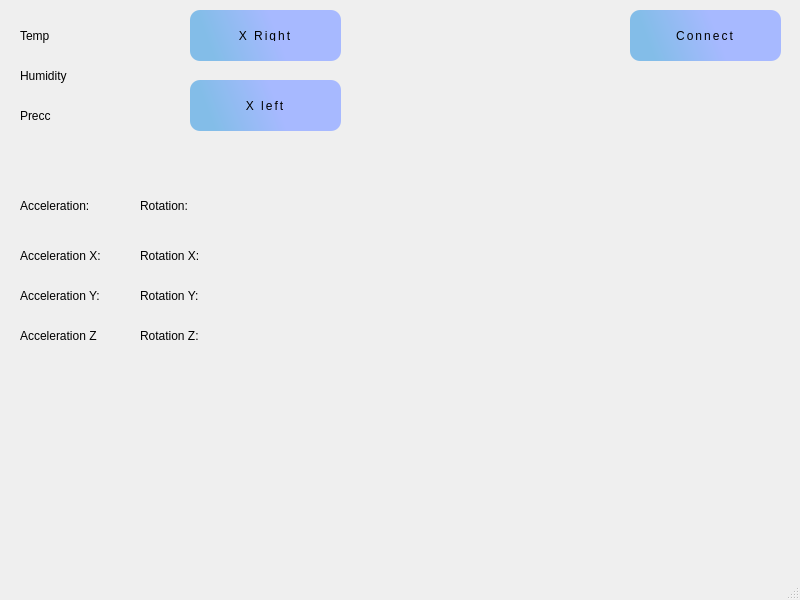
<?xml version="1.0" encoding="UTF-8"?>
<ui version="4.0">
 <class>MainWindow</class>
 <widget class="QMainWindow" name="MainWindow">
  <property name="geometry">
   <rect>
    <x>0</x>
    <y>0</y>
    <width>800</width>
    <height>600</height>
   </rect>
  </property>
  <property name="windowTitle">
   <string>MainWindow</string>
  </property>
  <widget class="QWidget" name="centralwidget">
   <widget class="QLabel" name="temp">
    <property name="geometry">
     <rect>
      <x>20</x>
      <y>20</y>
      <width>111</width>
      <height>31</height>
     </rect>
    </property>
    <property name="text">
     <string>Temp</string>
    </property>
   </widget>
   <widget class="QLabel" name="humi">
    <property name="enabled">
     <bool>true</bool>
    </property>
    <property name="geometry">
     <rect>
      <x>20</x>
      <y>60</y>
      <width>111</width>
      <height>31</height>
     </rect>
    </property>
    <property name="text">
     <string>Humidity</string>
    </property>
   </widget>
   <widget class="QLabel" name="prec">
    <property name="geometry">
     <rect>
      <x>20</x>
      <y>100</y>
      <width>111</width>
      <height>31</height>
     </rect>
    </property>
    <property name="text">
     <string>Precc</string>
    </property>
   </widget>
   <widget class="QPushButton" name="connetc">
    <property name="geometry">
     <rect>
      <x>610</x>
      <y>0</y>
      <width>191</width>
      <height>71</height>
     </rect>
    </property>
    <property name="styleSheet">
     <string notr="true">  text-decoration: none;
  display: inline-block;
  color: black;
  padding: 20px 30px;
  margin: 10px 20px;
  border-radius: 10px;
  font-family: 'Montserrat', sans-serif;
  text-transform: uppercase;
  letter-spacing: 2px;
  background: qlineargradient(spread:pad, x1:0.920364, y1:0.585, x2:0.125, y2:0.6875, stop:0.403409 rgba(167, 185, 255, 255), stop:0.994318 rgba(131, 189, 232, 255));
  box-shadow: 0 0 20px rgba(0, 0, 0, .1);</string>
    </property>
    <property name="text">
     <string>Connect</string>
    </property>
   </widget>
   <widget class="QPushButton" name="x_left">
    <property name="geometry">
     <rect>
      <x>170</x>
      <y>70</y>
      <width>191</width>
      <height>71</height>
     </rect>
    </property>
    <property name="styleSheet">
     <string notr="true">  text-decoration: none;
  display: inline-block;
  color: black;
  padding: 20px 30px;
  margin: 10px 20px;
  border-radius: 10px;
  font-family: 'Montserrat', sans-serif;
  text-transform: uppercase;
  letter-spacing: 2px;
  background: qlineargradient(spread:pad, x1:0.920364, y1:0.585, x2:0.125, y2:0.6875, stop:0.403409 rgba(167, 185, 255, 255), stop:0.994318 rgba(131, 189, 232, 255));
  box-shadow: 0 0 20px rgba(0, 0, 0, .1);</string>
    </property>
    <property name="text">
     <string>X left</string>
    </property>
   </widget>
   <widget class="QPushButton" name="x_right">
    <property name="geometry">
     <rect>
      <x>170</x>
      <y>0</y>
      <width>191</width>
      <height>71</height>
     </rect>
    </property>
    <property name="styleSheet">
     <string notr="true">  text-decoration: none;
  display: inline-block;
  color: black;
  padding: 20px 30px;
  margin: 10px 20px;
  border-radius: 10px;
  font-family: 'Montserrat', sans-serif;
  text-transform: uppercase;
  letter-spacing: 2px;
  background: qlineargradient(spread:pad, x1:0.920364, y1:0.585, x2:0.125, y2:0.6875, stop:0.403409 rgba(167, 185, 255, 255), stop:0.994318 rgba(131, 189, 232, 255));
  box-shadow: 0 0 20px rgba(0, 0, 0, .1);</string>
    </property>
    <property name="text">
     <string>X Right</string>
    </property>
   </widget>
   <widget class="QLabel" name="Acceleration">
    <property name="geometry">
     <rect>
      <x>20</x>
      <y>190</y>
      <width>111</width>
      <height>31</height>
     </rect>
    </property>
    <property name="text">
     <string>Acceleration:</string>
    </property>
   </widget>
   <widget class="QLabel" name="Acceleration_X">
    <property name="geometry">
     <rect>
      <x>20</x>
      <y>240</y>
      <width>111</width>
      <height>31</height>
     </rect>
    </property>
    <property name="text">
     <string>Acceleration X: </string>
    </property>
   </widget>
   <widget class="QLabel" name="Acceleration_Y">
    <property name="geometry">
     <rect>
      <x>20</x>
      <y>280</y>
      <width>111</width>
      <height>31</height>
     </rect>
    </property>
    <property name="text">
     <string>Acceleration Y:</string>
    </property>
   </widget>
   <widget class="QLabel" name="Acceleration_Z">
    <property name="geometry">
     <rect>
      <x>20</x>
      <y>320</y>
      <width>111</width>
      <height>31</height>
     </rect>
    </property>
    <property name="text">
     <string>Acceleration Z</string>
    </property>
   </widget>
   <widget class="QLabel" name="Rotation">
    <property name="geometry">
     <rect>
      <x>140</x>
      <y>190</y>
      <width>111</width>
      <height>31</height>
     </rect>
    </property>
    <property name="text">
     <string>Rotation:</string>
    </property>
   </widget>
   <widget class="QLabel" name="Rotation_X">
    <property name="geometry">
     <rect>
      <x>140</x>
      <y>240</y>
      <width>111</width>
      <height>31</height>
     </rect>
    </property>
    <property name="text">
     <string>Rotation X:</string>
    </property>
   </widget>
   <widget class="QLabel" name="Rotation_Y">
    <property name="geometry">
     <rect>
      <x>140</x>
      <y>280</y>
      <width>111</width>
      <height>31</height>
     </rect>
    </property>
    <property name="text">
     <string>Rotation Y:</string>
    </property>
   </widget>
   <widget class="QLabel" name="Rotation_Z">
    <property name="geometry">
     <rect>
      <x>140</x>
      <y>320</y>
      <width>111</width>
      <height>31</height>
     </rect>
    </property>
    <property name="text">
     <string>Rotation Z:</string>
    </property>
   </widget>
  </widget>
  <widget class="QMenuBar" name="menubar">
   <property name="geometry">
    <rect>
     <x>0</x>
     <y>0</y>
     <width>800</width>
     <height>21</height>
    </rect>
   </property>
  </widget>
  <widget class="QStatusBar" name="statusbar"/>
 </widget>
 <resources/>
 <connections/>
</ui>
